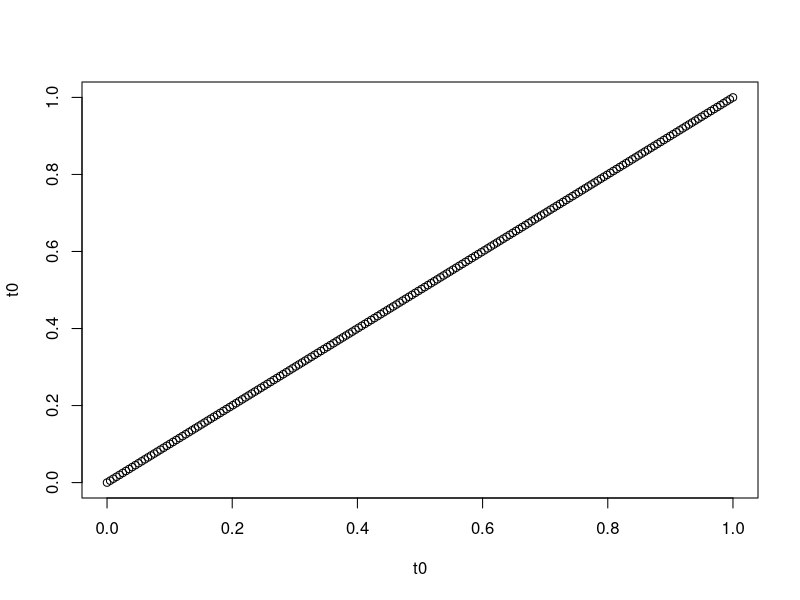

R code for this plot: (Note: this script raises an error after producing the figure.)
#' Simulating Warped Sinusoids
#'
#' 07/20/2019
library("ggplot2")
library("dplyr")
library("splines")

n <- 10000
l <- 200

t0 <- seq(0, 1, length.out = l)

## Generate random warpings
p <- 4
t1 <- matrix(nrow = n, ncol = l)
plot(t0, t0)
for (i in seq_len(n)) {
    dt1 <- abs(cbind(1, ns(t0, df = p - 1, knots = c(0.25, .5, .75))) %*% rnorm(p + 1))
    t1[i, ] <- cumsum(dt1)
    t1[i, ] <- t1[i, ] / max(t1[i, ])
}

z <- matrix(0, nrow = nrow(t1), ncol = ncol(t1))
for (i in seq_len(nrow(t1))) {
    t1[i, ] <- t1[i, ] * runif(1, .1, 6) * pi
    z[i, ] <- sample(c(1, -1), 1) * runif(1, 1, 5) * sin(t1[i, ]) + runif(1, -3, 3)
}

write.csv(t1, "../../data/sinusoid/times.csv", row.names = FALSE)
write.csv(z, "../../data/sinusoid/values.csv", row.names = FALSE)
